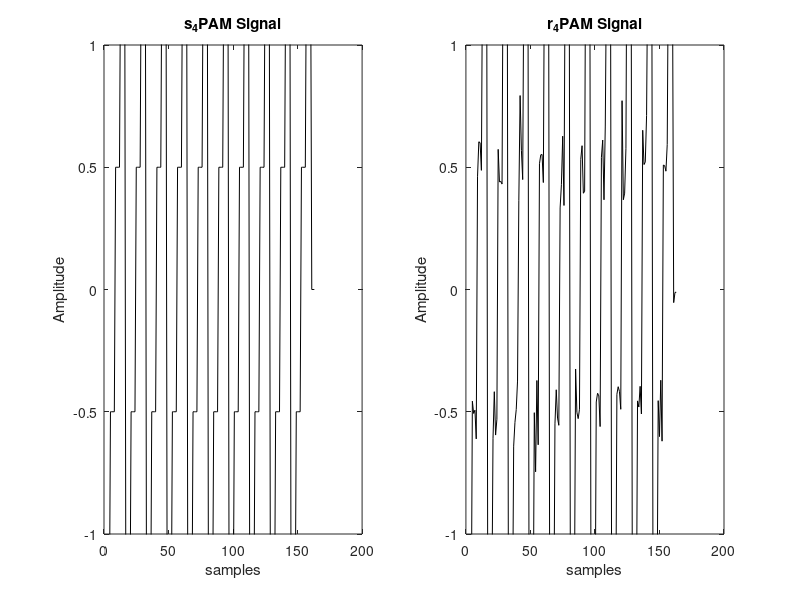
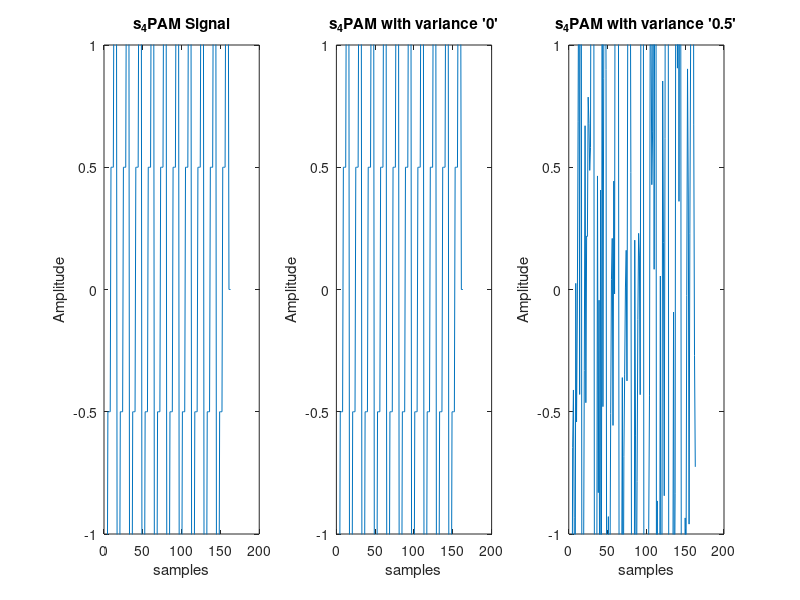
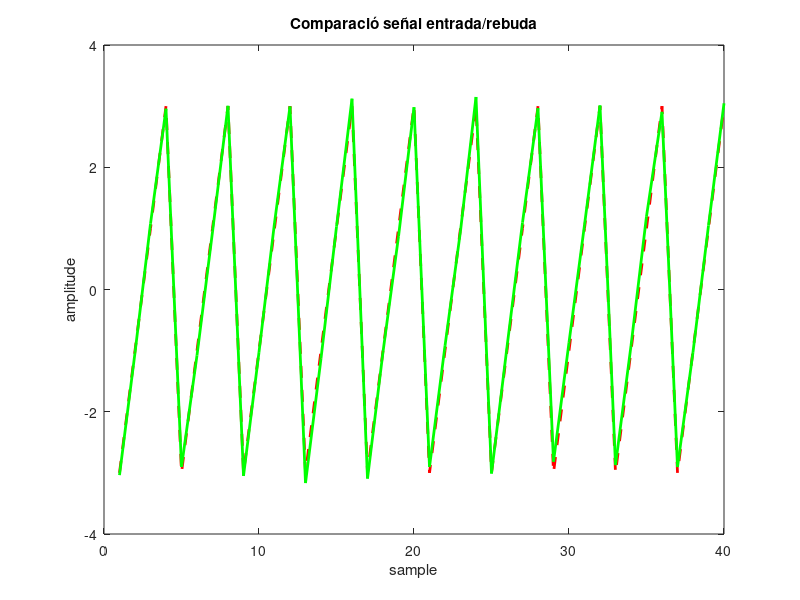
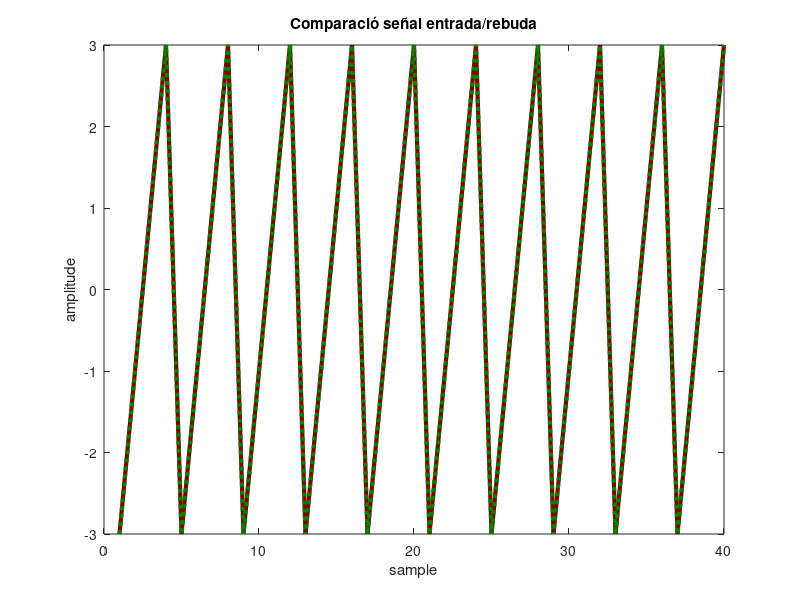

The MATLAB script that drew these images, in order:
%% Comunicacions Analògiques i Digitals
% Pràctica 2: Modulacions Digitals en Banda Base (II)
% Casos per a a_4PAM y s_4PAM

%% 2.1 Generació de Senyal

% 1 

b=repmat([0 0 0 1 1 1 1 0], 1, 10);

a_4PAM=repmat([-3 -1 +1 +3], 1, 10);

s_4PAM=0.5*[reshape( repmat(a_4PAM, 4, 1), [], 1 )' zeros(1, 3)];

%% 2.2 Canal Additiu amb Soroll Gaussià Blanc

% 2

Lw2P=length(s_4PAM);
Pw=0.01;
MeanW=0;
w=MeanW+sqrt(Pw)*randn(1,Lw2P);

% 3 Señal rebut r_4PAM:

r_4PAM=w+s_4PAM;

figure("name","Señal rebuda")

subplot(1,2,1)
plot(s_4PAM,"color",[0 0 0])
title("s_4PAM Signal")
ylim([-1, 1])
xlabel("samples")
ylabel("Amplitude");

subplot(1,2,2)
plot(r_4PAM,"color",[0 0 0])
title("r_4PAM Signal")
ylim([-1, 1])
xlabel("samples")
ylabel("Amplitude");

% 4

Pw1=0;
Pw2=0.5;
MeanW=0;
w1_2P=MeanW+sqrt(Pw1)*randn(1,Lw2P);
w2_2P=MeanW+sqrt(Pw2)*randn(1,Lw2P);

r_4PAM_1=w1_2P+s_4PAM;
r_4PAM_2=w2_2P+s_4PAM;

figure("Name","Señal rebuda amb diverses variancies");

subplot(1,3,1)
plot(s_4PAM)
title("s_4PAM Signal")
ylim([-1, 1])
xlabel("samples")
ylabel("Amplitude");

subplot(1,3,2)
plot(r_4PAM_1)
title("s_4PAM with variance '0'")
ylim([-1, 1])
xlabel("samples")
ylabel("Amplitude");

subplot(1,3,3)
plot(r_4PAM_2)
title("s_4PAM with variance '0.5'")
ylim([-1, 1])
xlabel("samples")
ylabel("Amplitude");

% Com es pot comprobar en la figura "Señal rebuda amb diverses variancies",
% com afecta la variancia del soroll a la señal s_4PAM. Com més gran sigui,
% més difícil ens serà poder recuperar els valors en bit de cada simbol.

%% 2.3 Filtrat Adaptat i Mostratge Òptim

% Generació del pols
E=1;
L=4;
Mt=(0:L);
P=rectpuls(Mt,L*2)*sqrt(E/L);
H=P;

% 5

r_fil_4PAM=conv(r_4PAM,H,"full");
rf4P_L=length(r_fil_4PAM);

% 6

Nss=L;
f1=0;
M=floor(rf4P_L/Nss);
a_reb_4PAM=zeros(1,M);

for f1=Nss:Nss:rf4P_L
    a_reb_4PAM(1,f1/Nss)=r_fil_4PAM(1,f1);
end

a4P_sz=size(a_4PAM);
a_reb_4PAM=a_reb_4PAM(1,1:a4P_sz(2));

% 7

figure("Name","Seqüencia rebuda a_reb_4PAM amb variància '0.01'");

plot(a_4PAM,"LineStyle","--","Color",[1 0 0],"LineWidth",2);
title("Comparació señal entrada/rebuda")
hold on
plot(a_reb_4PAM,"LineStyle","-","Color",[0 1 0],"LineWidth",2)
xlabel("sample")
ylabel("amplitude");
hold off

% Com es pot observar en la figura "Seqüencia rebuda a_reb_4PAM", els
% simbols rebuts son lleurerament diferents degut al valor afegit per la
% suma del soroll del vector al·leatori w.

% 8

% Señal rebuda per a Pw1=0

% 5.1

r_fil_4PAM_1=conv(r_4PAM_1,H,"full");
rf4P_L_1=length(r_fil_4PAM_1);

% 6.1

f2=0;
M1=floor(rf4P_L_1/Nss);
a_reb_4PAM_1=zeros(1,M1);

for f2=Nss:Nss:rf4P_L_1
    a_reb_4PAM_1(1,f2/Nss)=r_fil_4PAM_1(1,f2);
end

a4P1_sz=size(a_4PAM);
a_reb_4PAM_1=a_reb_4PAM_1(1:a4P1_sz(2));

% 7.1

figure("Name","Seqüencia rebuda a_reb_4PAM amb variancia '0'");

plot(a_4PAM,"LineStyle","-","Color",[0.5 0 0],"LineWidth",3);
title("Comparació señal entrada/rebuda")
hold on
plot(a_reb_4PAM_1,"LineStyle",":","Color",[0 0.5 0],"LineWidth",3)
xlabel("sample")
ylabel("amplitude");
hold off

% Señal rebuda per a Pw2=0.5

% 5.2

r_fil_4PAM_2=conv(r_4PAM_2,H,"full");
rf4P_L_2=length(r_fil_4PAM_2);

% 6.2

f3=0;
M2=floor(rf4P_L_2/Nss);
a_reb_4PAM_2=zeros(1,M2);

for f3=Nss:Nss:rf4P_L_2
    a_reb_4PAM_2(1,f3/Nss)=r_fil_4PAM_2(1,f3);
end

a4P2_sz=size(a_4PAM);
a_reb_4PAM_2=a_reb_4PAM_2(1:a4P2_sz(2));

% 7.2

figure("Name","Seqüencia rebuda a_reb_4PAM amb variancia '0.5'");

plot(a_reb_4PAM_2,"LineStyle",":","Color",[0.8 0.8 0],"LineWidth",3)

title("Comparació señal entrada/rebuda")
hold on
plot(a_4PAM,"LineStyle","-","Color",[1 0 0],"LineWidth",3);
xlabel("sample")
ylabel("amplitude");
hold off

%% 2.4 Relació Senyal-a-Soroll

% 9

% señal s_4PAM

s_fil_4PAM=conv(s_4PAM,H,"full");
sf4P_L=length(s_fil_4PAM);

Nss=L;
fs1=0;
Ms1=floor(sf4P_L/Nss);
s_fm_4PAM=zeros(1,Ms1);

for fs1=Nss:Nss:sf4P_L
    s_fm_4PAM(1,fs1/Nss)=s_fil_4PAM(1,fs1);
end

s4P_sz=size(a_4PAM);
s_fm_4PAM=s_fm_4PAM(1,1:s4P_sz(2));

% soroll w

w_fil=conv(w,H,"full");
w_L=length(w_fil);

Nss=L;
fw=0;
Mf=floor(w_L/Nss);
w_fm=zeros(1,Mf);

for fw=Nss:Nss:w_L
    w_fm(1,fw/Nss)=w_fil(1,fw);
end

w_sz=size(a_4PAM);
w_fm=w_fm(1,1:w_sz(2));

% 10

s_fm_sqrt_4PAM=s_fm_4PAM.*conj(s_fm_4PAM);
Ptx4=mean(s_fm_sqrt_4PAM,'all');

% 11

w_fm_fft=w_fm.*conj(w_fm);
Pww4=mean(w_fm_fft,'all');

% 12

snr4=Ptx4/Pww4;
snrdB=10*log(snr4);